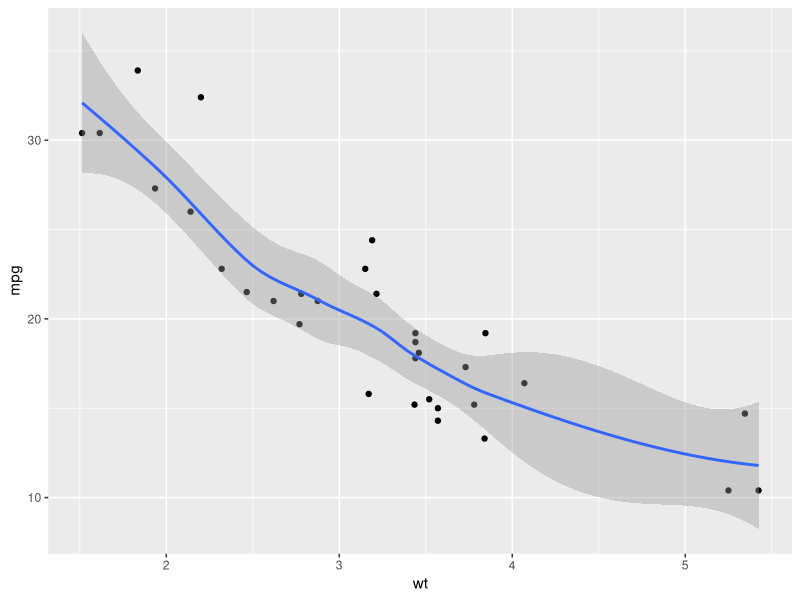
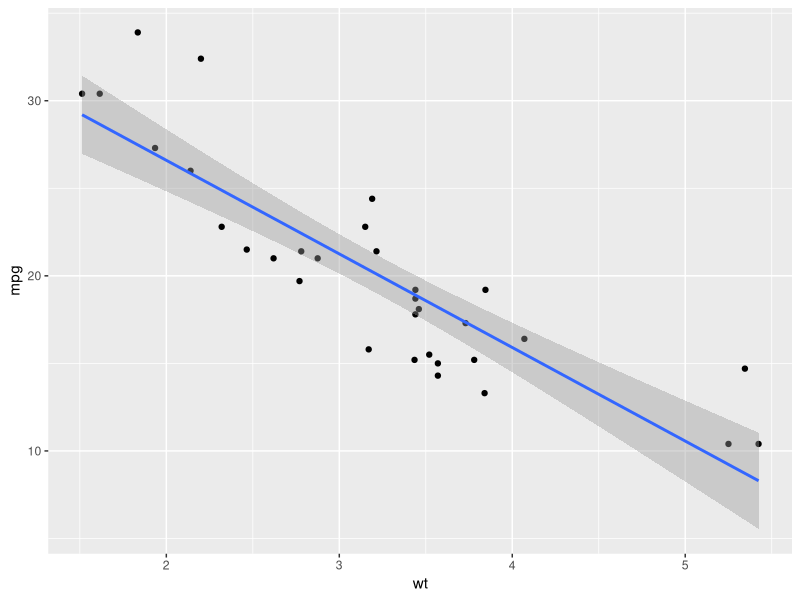
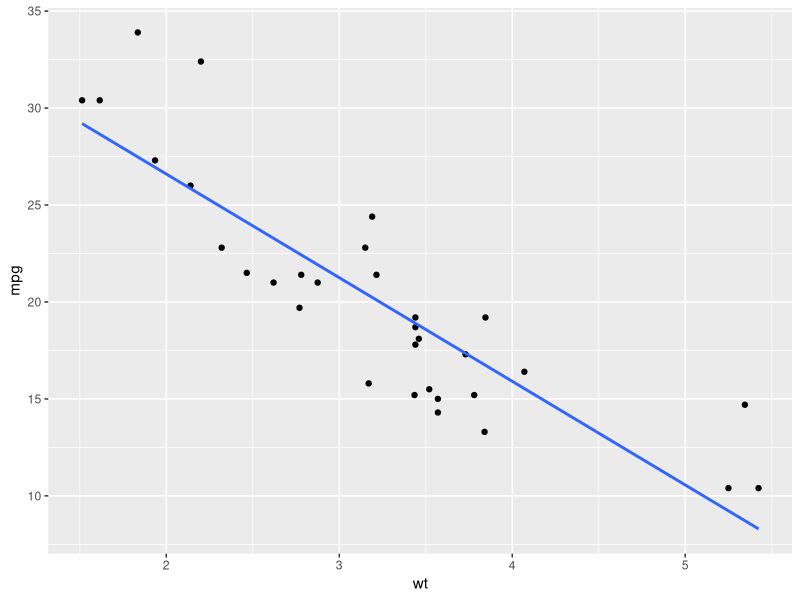
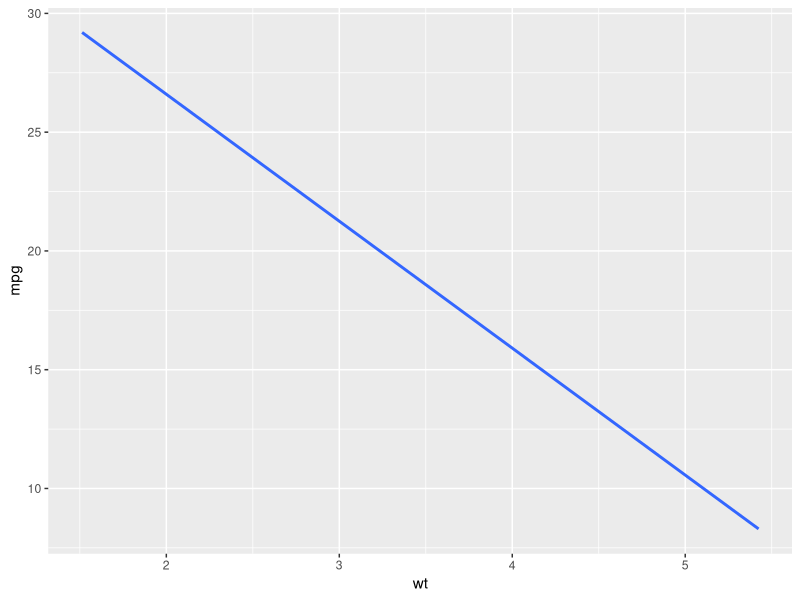
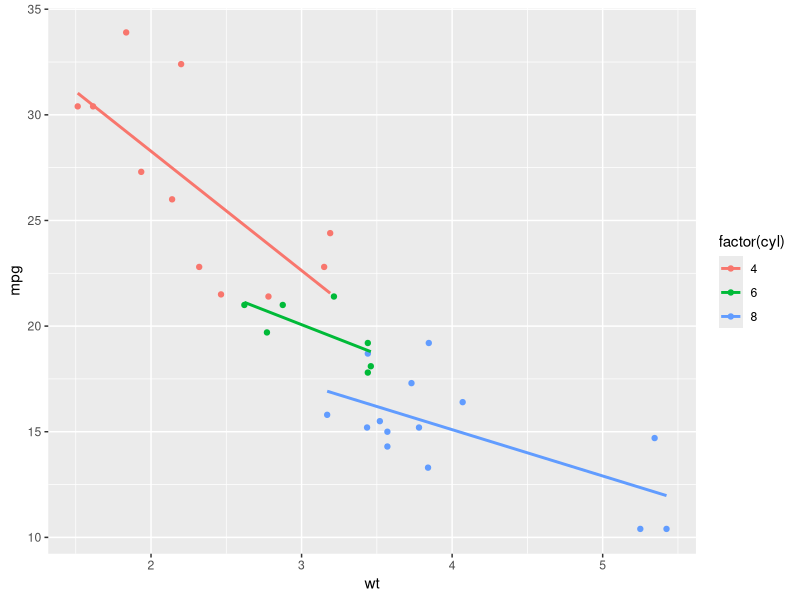
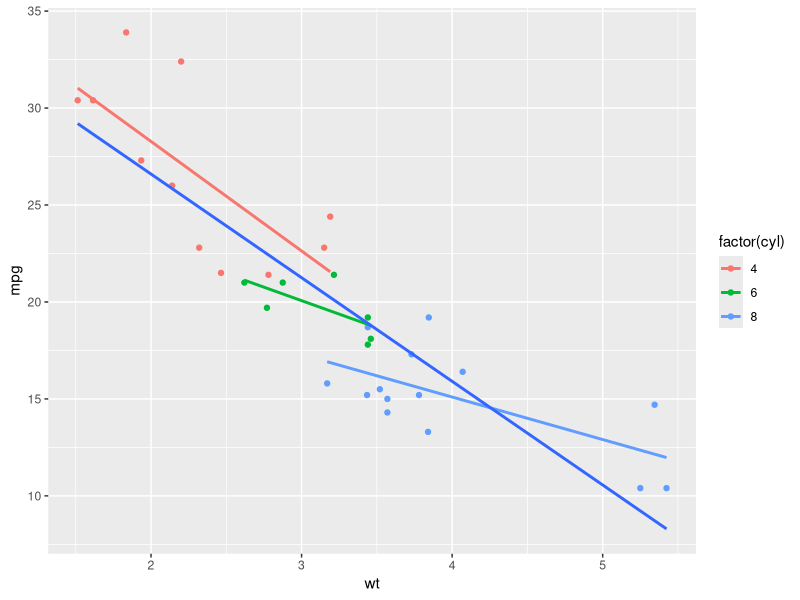
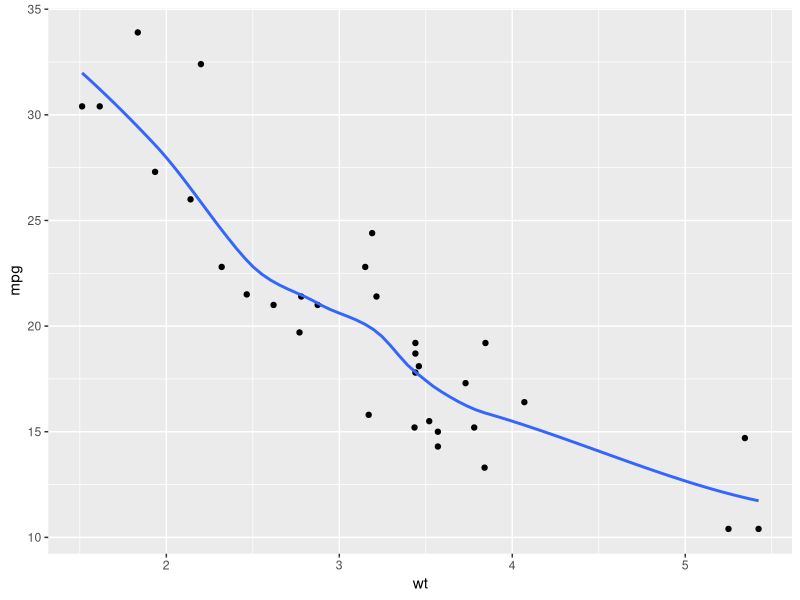
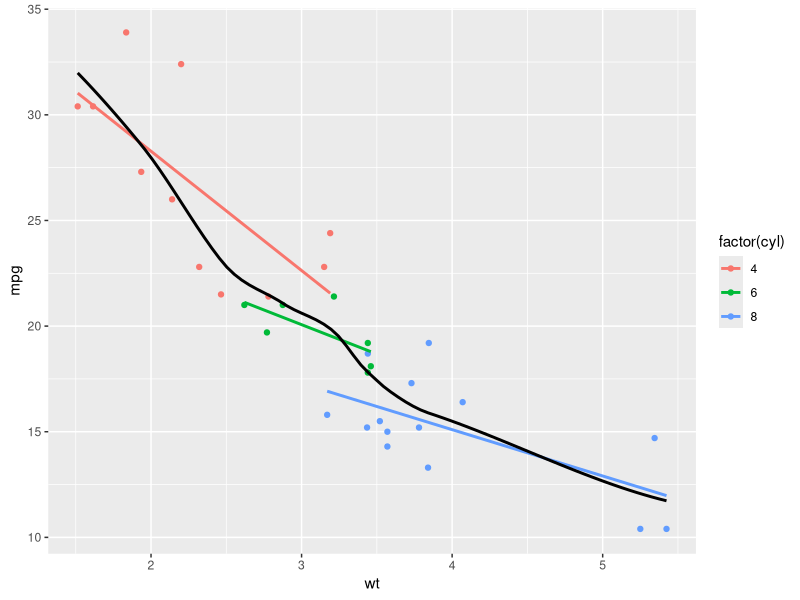

Reproduce these figures in R, in order.
## ---- chunk 1
library(ggplot2)
## ---- chunk 2
str(mtcars)
## ---- chunk 3
ggplot(mtcars, aes(x = wt, y = mpg)) +
  geom_point() + 
  geom_smooth()
## ---- chunk 4
ggplot(mtcars, aes(x = wt, y = mpg)) +
  geom_point() + 
  geom_smooth(method = "lm")
## ---- chunk 5
ggplot(mtcars, aes(x = wt, y = mpg)) +
  geom_point() + 
  geom_smooth(method = "lm", se = F)
## ---- chunk 6
ggplot(mtcars, aes(x = wt, y = mpg)) + 
  geom_smooth(method = "lm", se = F)
## ---- chunk 7
ggplot(mtcars, aes(x = wt, y = mpg, col = factor(cyl))) +
  geom_point() +
  stat_smooth(method = "lm", se = F)
## ---- chunk 8
ggplot(mtcars, aes(x = wt, y = mpg, col = factor(cyl))) +
  geom_point() +
  stat_smooth(method = "lm", se = F) + 
  stat_smooth(method = "lm", se = F, aes(group = 1))
## ---- chunk 9
ggplot(mtcars, aes(x = wt, y = mpg)) +
  geom_point() +
  # Add span below
  geom_smooth(se = F, span = 0.7)
## ---- chunk 10
ggplot(mtcars, aes(x = wt, y = mpg, col = factor(cyl))) +
  geom_point() +
  stat_smooth(method = "lm", se = F) +
  # Change method and add span below
  stat_smooth(method = "loess", aes(group = 1),
              se = F, col = "black", span = 0.7)
## ---- chunk 11
ggplot(mtcars, aes(x = wt, y = mpg, col = factor(cyl))) +
  geom_point() +
  stat_smooth(method = "lm", se = F) +
  stat_smooth(method = "loess",
              # Add col inside aes()
              aes(group = 1, col = "All"),
              # Remove the col argument below
              se = F, span = 0.7)
## ---- chunk 12
library(RColorBrewer)
## ---- chunk 13
myColors <- c(brewer.pal(3, "Dark2"), "black")
ggplot(mtcars, aes(x = wt, y = mpg, col = factor(cyl))) +
  geom_point() +
  stat_smooth(method = "lm", se = F, span = 0.75) +
  stat_smooth(method = "loess",
              aes(group = 1, col="All"),
              se = F, span = 0.7) +
  # Add correct arguments to scale_color_manual
  scale_color_manual("Cylinders", values = myColors)
## ---- chunk 14
library(car)
## ---- chunk 15
ggplot(Vocab, aes(x = education, y = vocabulary)) +
  geom_jitter(alpha = 0.2) +
  stat_smooth(method = "lm", se = F)
## ---- chunk 16
ggplot(Vocab, aes(x = education, y = vocabulary, col = factor(year))) +
  stat_smooth(method = "lm", se = F) 
## ---- chunk 17
ggplot(Vocab, aes(x = education, y = vocabulary, col = factor(year))) +
  stat_smooth(method = "lm", se = F) + 
  scale_color_brewer()
## ---- chunk 18
ggplot(Vocab, aes(x = education, y = vocabulary, col = year, group = factor(year))) +
  stat_smooth(method = "lm", se = F, alpha = 0.6, size = 2) +
  scale_color_gradientn(colors = brewer.pal(9, "YlOrRd"))
## ---- chunk 19
ggplot(Vocab, aes(x = education, y = vocabulary, col = year, group = factor(year))) +
  stat_quantile(alpha = 0.6, size = 2) +
  scale_color_gradientn(colors = brewer.pal(9,"YlOrRd"))
## ---- chunk 20
ggplot(Vocab, aes(x = education, y = vocabulary, col = year, group = factor(year))) +
  stat_quantile(alpha = 0.6, size = 2, quantiles = 0.5) +
  scale_color_gradientn(colors = brewer.pal(9,"YlOrRd"))
## ---- chunk 21
p <- ggplot(Vocab, aes(x = education, y = vocabulary)) +
  stat_smooth(method = "loess", aes(col = "x"), se = F) +
  stat_smooth(method = "lm", aes(col = "y"), se = F) +
  scale_color_discrete("Model", labels = c("x" = "LOESS", "y" = "lm"))
## ---- chunk 22
p + stat_sum()
## ---- chunk 23
p + stat_sum() + 
  scale_size(range = c(1,10))
